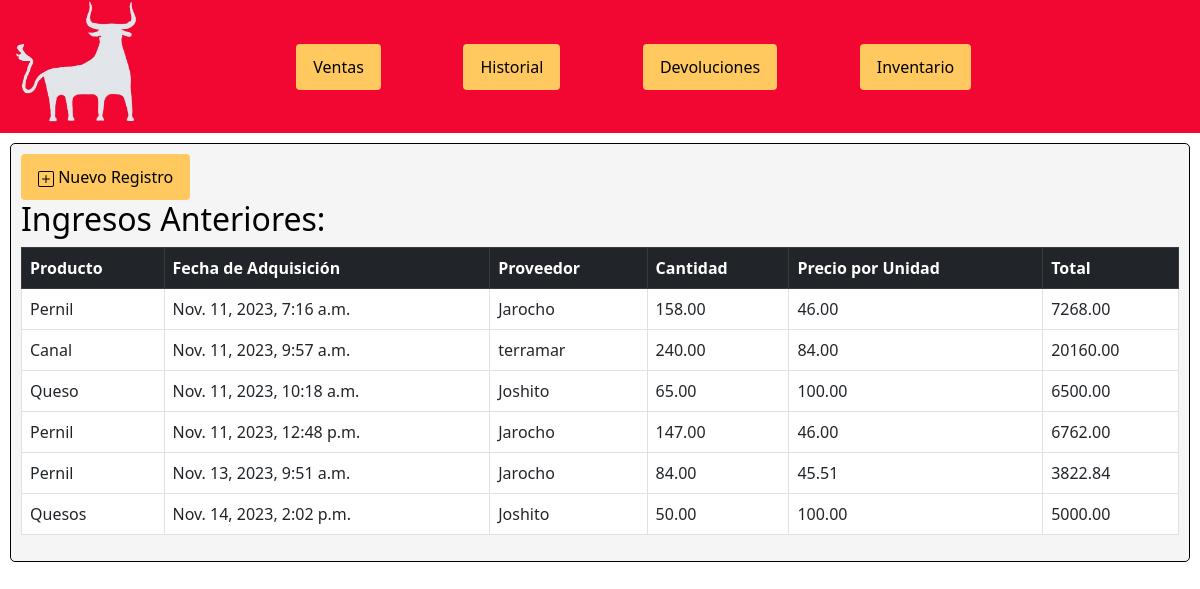
Page /proveedores/ (signed in) on the committed database.
### myapp/models.py (models this page shows, shortened)
class Suministro(models.Model):
    id_suministro = models.AutoField(primary_key=True)
    nombre_producto = models.CharField(max_length=30)
    proveedor = models.CharField(max_length=30)
    cantidad = models.DecimalField(max_digits=10, decimal_places=2, default=1)
    precio_unitario = models.DecimalField(max_digits=10, decimal_places=2)
    fecha = models.DateTimeField(auto_now_add=True)
    total = models.DecimalField(max_digits=10, decimal_places=2, blank=True, null=True)

### myapp/views.py (the view)
# urls.py: path('proveedores/',views.proveedores),
@login_required
def proveedores(request):
    Suministro_list = Suministro.objects.all()
    if request.method == 'POST':
        form = Suministroform(request.POST)
        if form.is_valid():
            form.save()
            return redirect('/proveedores')
    else:
        form = Suministroform()
    context = {'Suministro_list': Suministro_list, 'form': form}
    return render(request,'proveedores.html',context)

### myapp/templates/proveedores.html (shortened to what this page needs)
{% load static %}
<!DOCTYPE html>
<html lang="es">
<head>
  <link href="https://cdn.jsdelivr.net/npm/bootstrap@5.3.0/dist/css/bootstrap.min.css" rel="stylesheet">
  <link rel="stylesheet" type="text/css" href="../static/estilo.css">
</head>
<body>
  <nav class="navegador">
    <img src="../static/imagenes/logo puebla 2.0 - copia.jpg" alt="Logo" style="width:150px;">
    <div class="botones-navegacion">
        <ul class="nav separacion">
            <li class="nav-item">
                <a class="btn btn-primary nav-link" href="/ventas">Ventas</a>
            </li>
            <li class="nav-item">
                <a class="btn btn-primary nav-link" href="/historial">Historial</a>
            </li>
            <li class="nav-item">
              <a class="btn btn-primary nav-link" href="/devoluciones">Devoluciones</a>
          </li>
            <li class="nav-item">
              <a class="btn btn-primary nav-link" href="/inventario">Inventario</a>
          </li>
        </ul>
    </div>
</nav>
    <div class="agreg">
      <a id = "mostrarFormulario" class="btn btn-primary nav-link" > Nuevo Registro</a>
      <h2>Ingresos Anteriores:</h2>
      <div class = "rectangle rectangle-large">
      <table class="table table-bordered">
          <thead class="table-dark">
              <tr>
                <th>Producto</th>
                <th>Fecha de Adquisición</th>
                <th>Proveedor</th>
                <th>Cantidad</th>
                <th>Precio por Unidad</th>
                <th>Total</th>
              </tr>
          </thead>
          {% for suministro in Suministro_list %}
          <tbody>
              <td>{{suministro.nombre_producto}}</td>
              <td>{{suministro.fecha}}</td>
              <td>{{suministro.proveedor}}</td>
              <td>{{suministro.cantidad}}</td>
              <td>{{suministro.precio_unitario}}</td>
              <td>{{suministro.total}}</td>
          </tbody>
          {% endfor %}
      </table>
      </div>
  </div>
</body>
</html>
  </body>
</html>

### myapp/static/estilo.css (style rules this page uses)
.navegador { display: flex; background-color: #F20732; }
.separacion { display: flex; justify-content: space-between; width: 80%; align-items: center; }
.botones-navegacion { display: flex; width: 100%; justify-content: center; }
.agreg { background-color: #F5F5F5; border: 1px solid black; color: black; padding: 10px; border-radius: 5px; cursor: pointer; margin: 10px; }
.nav-item { margin: 0 10px; flex-grow: 1; text-align: center; }
.rectangle { width: 100%; height: 100%; background-color: #F5F5F5; display: flex; justify-content: center; align-items: center; }
.btn-primary { color: black; background-color: #FFC95F; border-color: black; display: inline-block; text-align: center; vertical-align: middle; padding: .375rem .75rem; border: 5px solid transparent; border-radius: .25rem; transition: color .15s ease-in-out,background-color .15s ease-in-out,border-color .15s ease-in-out,box-shadow .15s ease-in-out; }

### rows in the picture
Suministro: nombre_producto "Pernil", fecha "Nov. 11, 2023, 7:16 a.m.", proveedor "Jarocho", cantidad "158.00", precio_unitario "46.00", total "7268.00"
Suministro: nombre_producto "Canal", fecha "Nov. 11, 2023, 9:57 a.m.", proveedor "terramar", cantidad "240.00", precio_unitario "84.00", total "20160.00"
Suministro: nombre_producto "Queso", fecha "Nov. 11, 2023, 10:18 a.m.", proveedor "Joshito", cantidad "65.00", precio_unitario "100.00", total "6500.00"
Suministro: nombre_producto "Pernil", fecha "Nov. 11, 2023, 12:48 p.m.", proveedor "Jarocho", cantidad "147.00", precio_unitario "46.00", total "6762.00"
Suministro: nombre_producto "Pernil", fecha "Nov. 13, 2023, 9:51 a.m.", proveedor "Jarocho", cantidad "84.00", precio_unitario "45.51", total "3822.84"
Suministro: nombre_producto "Quesos", fecha "Nov. 14, 2023, 2:02 p.m.", proveedor "Joshito", cantidad "50.00", precio_unitario "100.00", total "5000.00"
